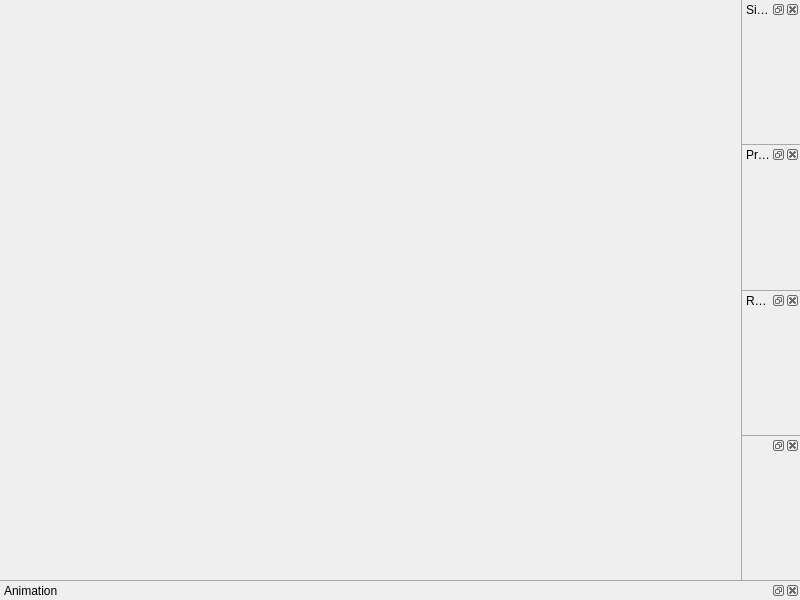
<?xml version="1.0" encoding="UTF-8"?>
<ui version="4.0">
 <class>MainWindow</class>
 <widget class="QMainWindow" name="MainWindow">
  <property name="geometry">
   <rect>
    <x>0</x>
    <y>0</y>
    <width>800</width>
    <height>600</height>
   </rect>
  </property>
  <property name="styleSheet">
   <string notr="true">QMainWindow::separator {
background-color: darkGray; width: 1px; height: 1px;
}</string>
  </property>
  <widget class="QWidget" name="centralwidget"/>
  <widget class="QMenuBar" name="menubar">
   <property name="geometry">
    <rect>
     <x>0</x>
     <y>0</y>
     <width>800</width>
     <height>20</height>
    </rect>
   </property>
  </widget>
  <widget class="QDockWidget" name="simulationDockWidget">
   <property name="windowTitle">
    <string>Simulation</string>
   </property>
   <attribute name="dockWidgetArea">
    <number>2</number>
   </attribute>
   <widget class="QWidget" name="simulationWidgetPlaceholder"/>
  </widget>
  <widget class="QDockWidget" name="animationDockWidget">
   <property name="windowTitle">
    <string>Animation</string>
   </property>
   <attribute name="dockWidgetArea">
    <number>8</number>
   </attribute>
   <widget class="QWidget" name="animationDockWidgetPlaceholder"/>
  </widget>
  <widget class="QDockWidget" name="progressDockWidget">
   <property name="windowTitle">
    <string>Progress</string>
   </property>
   <attribute name="dockWidgetArea">
    <number>2</number>
   </attribute>
   <widget class="QWidget" name="progressDockWidgetPlaceholder"/>
  </widget>
  <widget class="QDockWidget" name="renderParametersDockWidget">
   <property name="sizePolicy">
    <sizepolicy hsizetype="Expanding" vsizetype="Expanding">
     <horstretch>0</horstretch>
     <verstretch>0</verstretch>
    </sizepolicy>
   </property>
   <property name="windowTitle">
    <string>Render Parameters</string>
   </property>
   <attribute name="dockWidgetArea">
    <number>2</number>
   </attribute>
   <widget class="QWidget" name="renderParametersDockWidgetPlaceholder"/>
  </widget>
  <widget class="QDockWidget" name="clipPlanesDockWidget">
   <attribute name="dockWidgetArea">
    <number>2</number>
   </attribute>
   <widget class="QWidget" name="dockWidgetContents"/>
  </widget>
 </widget>
 <resources/>
 <connections/>
</ui>
